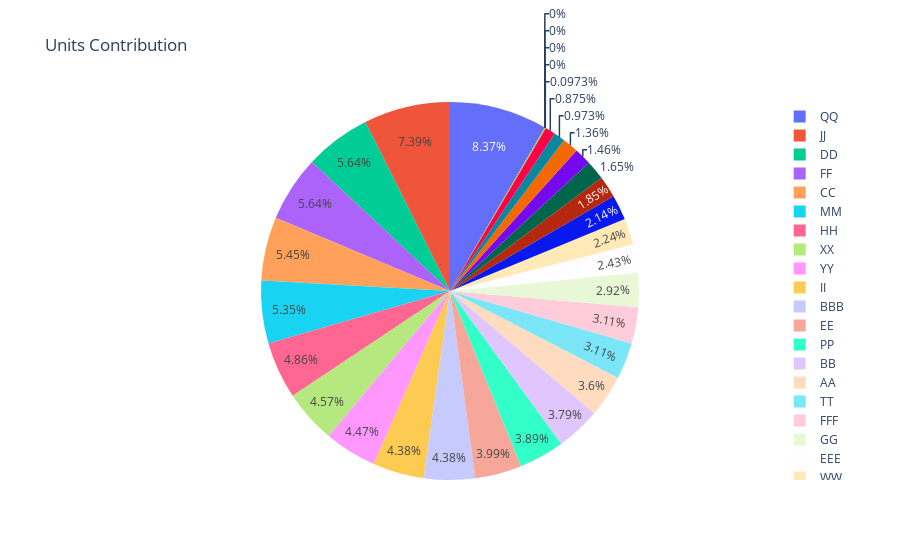

The code cell stored with this chart in its notebook:
### Code cell
fig4 = px.pie(df, values='Units', names='Adivsor', title='Units Contribution')
fig4.show()

### Figure 1 — Plotly figure (JSON) as saved in the notebook; plotly's stock layout.template omitted (floating-point values rounded to 4 significant figures)
{"data": [{"domain": {"x": [0, 1], "y": [0, 1]}, "hovertemplate": "Adivsor=%{label}<br>Units=%{value}<extra></extra>", "labels": ["AA", "BB", "CC", "DD", "EE", "FF", "GG", "HH", "II", "JJ", "KK", "LL", "MM", "NN", "OO", "PP", "QQ", "RR", "SS", "TT", "UU", "VV", "WW", "XX", "YY", "ZZ", "AAA", "BBB", "CCC", "DDD", "EEE", "FFF"], "legendgroup": "", "name": "", "showlegend": true, "type": "pie", "values": [37, 39, 56, 58, 41, 58, 30, 50, 45, 76, 0, 0, 55, 17, 14, 40, 86, 9, 10, 32, 15, 22, 23, 47, 46, 1, 0, 45, 0, 19, 25, 32]}], "layout": {"legend": {"tracegroupgap": 0}, "title": {"text": "Units Contribution"}}}
